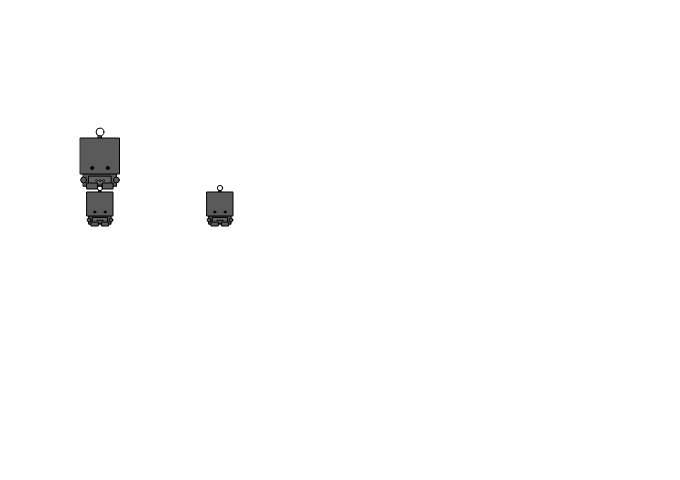
Frame 1 (no input)
Frame 60 (no input): identical to frame 1, image omitted
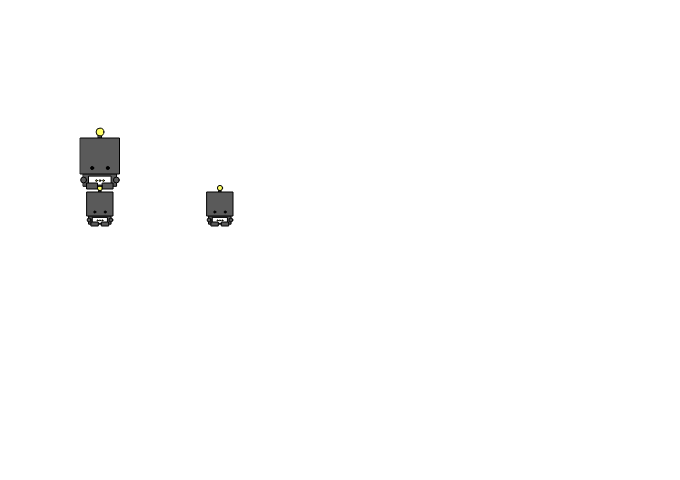
Frame 120 (the mouse pressed at the canvas centre since frame 60)

The p5.js sketch that drew these frames (run headless with seeded random() and noise() and a simulated clock; from frame 60 on, the mouse is pressed at the canvas centre):

// p5.js sketch
// ── sketch.js
var xPosition = 40;
var yPosition = 460;

function setup() {
  createCanvas(680, 480);
}

function draw() {
  background(255);
  drawRobot(220, 200, 26, 40, mouseIsPressed);
  drawRobot(100, 200, 26, 40, mouseIsPressed);
  drawRobot(100, 150, 26*1.5, 40*1.5, mouseIsPressed);
}

function drawCircle() {

  fill (0);
  ellipse(xPosition, yPosition, 40, 40);

  xPosition = xPosition + 6;
}

function drawRobot(x, y, width, height, isOn) {
  rectMode(CENTER);

  drawBody(x, y, width, height, isOn);
  drawHead(x, y, width, height, isOn);
  drawArms(x, y, width, height);
  drawLegs(x, y, width, height);
}

function drawHead(x, y, width, height, isOn) {
  fill(90);
  // x:220, y:240, width: 260, height: 400
  rect(x, y - height * 0.25, width * 0.08, height * 0.1 );
  rect(x, y + height * 0.1, width, height * 0.6);
  if (isOn) {
    fill(255, 255, 102);
  } else {
    fill(255);
  }

  ellipse(x, y - height * 0.3, width * 0.2, width * 0.2);

  // eyes
  fill(0);
  var eyeSize = width*0.08;
  ellipse(x+width*0.2, y+height*0.3, eyeSize, eyeSize);
  ellipse(x-width*0.2, y+height*0.3, eyeSize, eyeSize);

}

function drawBody(x, y, width, height, isOn) {
  fill(90);
  rect(x, y+height*0.5, width*0.85, height*0.21);

  if (isOn) {
    fill(255);
  } else {
    fill(100);
  }

  var controllerHeight = y + height * 0.51;
  var controllerDotSize = width * 0.045;
  rect(x, controllerHeight, width * 0.57, height*0.15);

  if (isOn) {
    fill(255, 255, 102);
  } else {
    fill(255);
  }

  ellipse(x - width*0.09, controllerHeight, controllerDotSize, controllerDotSize);
  ellipse(x + width*0.09, controllerHeight, controllerDotSize, controllerDotSize);
  ellipse(x, controllerHeight, controllerDotSize, controllerDotSize);
}

function drawArms(x, y, width, height) {
  fill(90);
  var armGap = width*0.42;
  var armSize = width * 0.15;
  ellipse(x - armGap, y + height*0.5, armSize, armSize);
  ellipse(x + armGap, y + height*0.5, armSize, armSize);
}

function drawLegs(x, y, width, height) {
  fill(90);
  var legGap = width * 0.2;
  var legYPos = height * 0.6;
  var legWidth = width * 0.27;
  var legHeight = height * 0.1;
  rect(x-legGap, y + legYPos, legWidth, legHeight);
  rect(x+legGap, y + legYPos, legWidth, legHeight);
}
